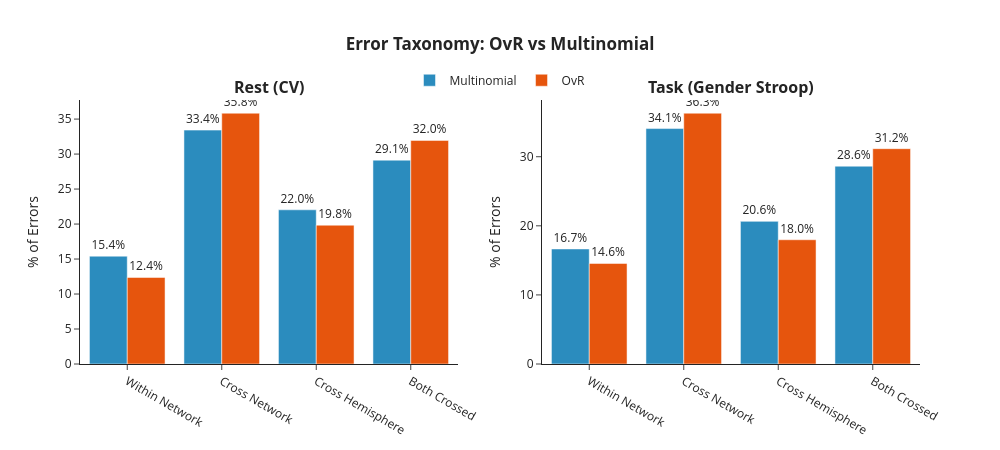

Notebook code for this chart:
### Code cell
# =============================================================================
# ERROR TAXONOMY VISUALIZATION
# =============================================================================

categories = ['Within_Pct', 'CrossNet_Pct', 'CrossHemi_Pct', 'Both_Pct']
cat_labels = ['Within Network', 'Cross Network', 'Cross Hemisphere', 'Both Crossed']

fig = make_subplots(rows=1, cols=2, subplot_titles=['<b>Rest (CV)</b>', '<b>Task (Gender Stroop)</b>'])

for col_idx, condition in enumerate(['Rest', 'Task']):
    for model in ['Multinomial', 'OvR']:
        row_data = taxonomy_df[(taxonomy_df['Model'] == model) & (taxonomy_df['Condition'] == condition)].iloc[0]
        values = [row_data[cat] for cat in categories]
        color = COLORS['multinomial'] if model == 'Multinomial' else COLORS['ovr']
        
        fig.add_trace(
            go.Bar(name=model if col_idx == 0 else None, x=cat_labels, y=values, marker_color=color,
                   showlegend=(col_idx == 0), legendgroup=model,
                   text=[f'{v:.1f}%' for v in values], textposition='outside'),
            row=1, col=col_idx+1
        )

fig.update_layout(
    title=dict(text='<b>Error Taxonomy: OvR vs Multinomial</b>', x=0.5),
    barmode='group', template='simple_white', height=450, width=1000,
    yaxis_title='% of Errors', yaxis2_title='% of Errors',
    legend=dict(orientation='h', yanchor='bottom', y=1.02, xanchor='center', x=0.5)
)
fig.update_xaxes(tickangle=30)
fig.show()

### Figure 1 — Plotly figure (JSON) as saved in the notebook; plotly's stock layout.template omitted (floating-point values rounded to 4 significant figures)
{"data": [{"legendgroup": "Multinomial", "marker": {"color": "#2b8cbe"}, "name": "Multinomial", "showlegend": true, "text": ["15.4%", "33.4%", "22.0%", "29.1%"], "textposition": "outside", "type": "bar", "x": ["Within Network", "Cross Network", "Cross Hemisphere", "Both Crossed"], "xaxis": "x", "y": [15.41, 33.42, 22.03, 29.13], "yaxis": "y"}, {"legendgroup": "OvR", "marker": {"color": "#e6550d"}, "name": "OvR", "showlegend": true, "text": ["12.4%", "35.8%", "19.8%", "32.0%"], "textposition": "outside", "type": "bar", "x": ["Within Network", "Cross Network", "Cross Hemisphere", "Both Crossed"], "xaxis": "x", "y": [12.37, 35.84, 19.84, 31.95], "yaxis": "y"}, {"legendgroup": "Multinomial", "marker": {"color": "#2b8cbe"}, "showlegend": false, "text": ["16.7%", "34.1%", "20.6%", "28.6%"], "textposition": "outside", "type": "bar", "x": ["Within Network", "Cross Network", "Cross Hemisphere", "Both Crossed"], "xaxis": "x2", "y": [16.65, 34.08, 20.64, 28.63], "yaxis": "y2"}, {"legendgroup": "OvR", "marker": {"color": "#e6550d"}, "showlegend": false, "text": ["14.6%", "36.3%", "18.0%", "31.2%"], "textposition": "outside", "type": "bar", "x": ["Within Network", "Cross Network", "Cross Hemisphere", "Both Crossed"], "xaxis": "x2", "y": [14.55, 36.3, 17.98, 31.16], "yaxis": "y2"}], "layout": {"annotations": [{"font": {"size": 16}, "showarrow": false, "text": "<b>Rest (CV)</b>", "x": 0.225, "xanchor": "center", "xref": "paper", "y": 1, "yanchor": "bottom", "yref": "paper"}, {"font": {"size": 16}, "showarrow": false, "text": "<b>Task (Gender Stroop)</b>", "x": 0.775, "xanchor": "center", "xref": "paper", "y": 1, "yanchor": "bottom", "yref": "paper"}], "barmode": "group", "height": 450, "legend": {"orientation": "h", "x": 0.5, "xanchor": "center", "y": 1.02, "yanchor": "bottom"}, "title": {"text": "<b>Error Taxonomy: OvR vs Multinomial</b>", "x": 0.5}, "width": 1000, "xaxis": {"anchor": "y", "domain": [0, 0.45], "tickangle": 30}, "xaxis2": {"anchor": "y2", "domain": [0.55, 1], "tickangle": 30}, "yaxis": {"anchor": "x", "domain": [0, 1], "title": {"text": "% of Errors"}}, "yaxis2": {"anchor": "x2", "domain": [0, 1], "title": {"text": "% of Errors"}}}}
